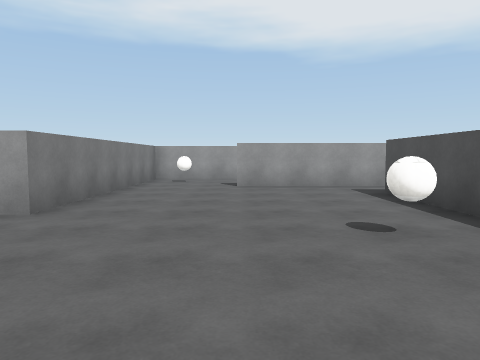
[1] (above)

20 first-person views from a walk through a 3-D level made in the Unity game engine. The camera is 1.4 m above the floor, tilts 4° down and sees 70° across. The floor is counted in squares, 2 m on a side. Each view is taken from the middle of a square. On the plan, view 1 faces up. The plan holds only what a view shows up to about 11 squares ahead; the rest is blank. The player is left out. Surface patterns are stand-ins for the level's own textures.

[2]
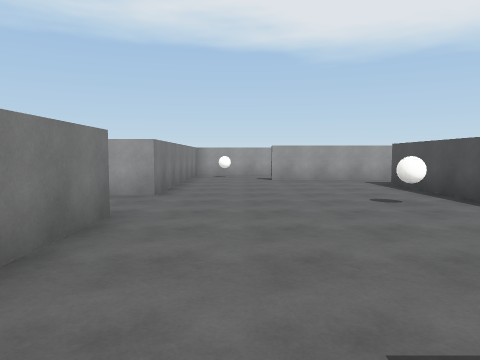

[3]
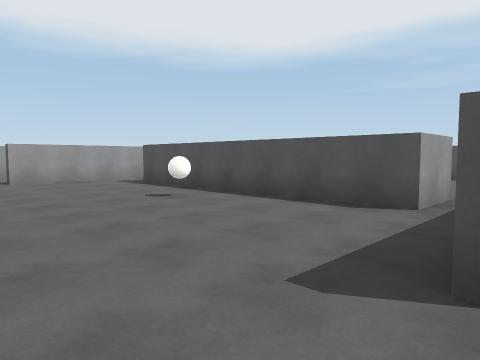

[4]
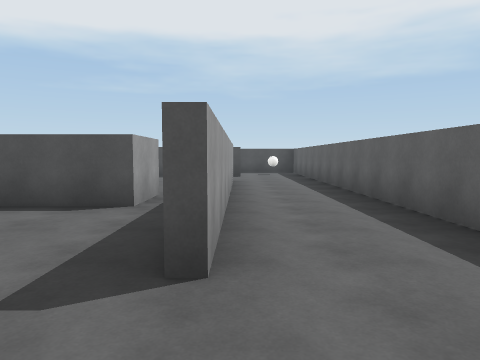

[5]
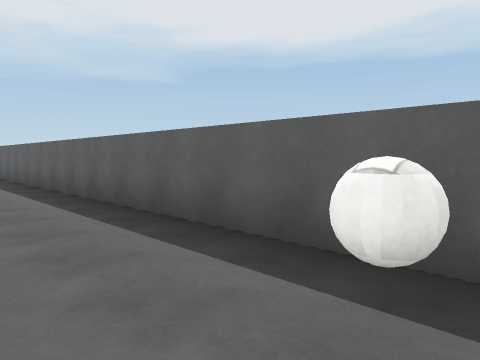

[6]
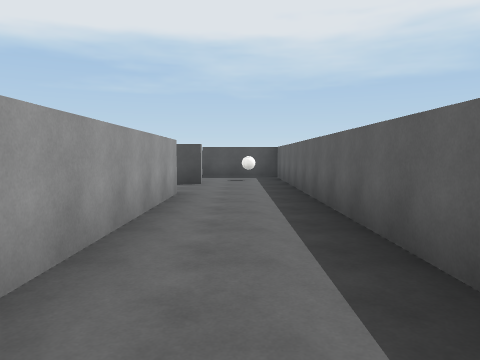

[7]
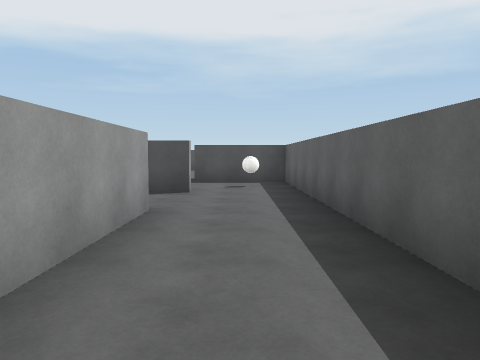

[8]
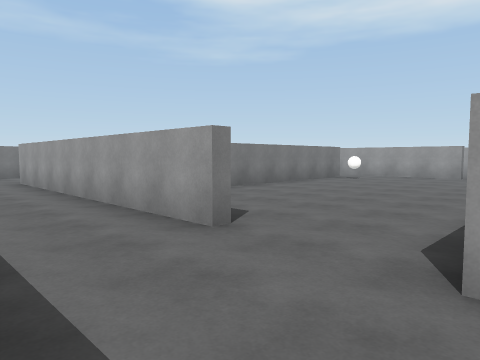

[9]
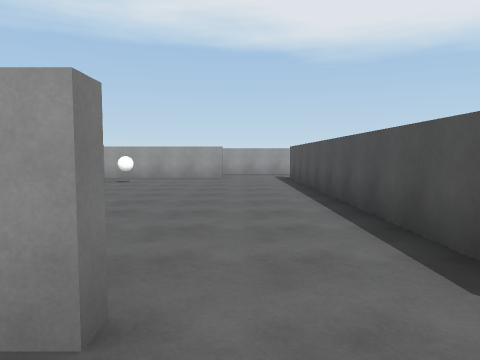

[10]
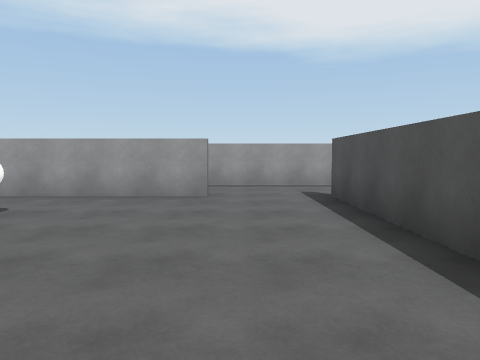

[11]
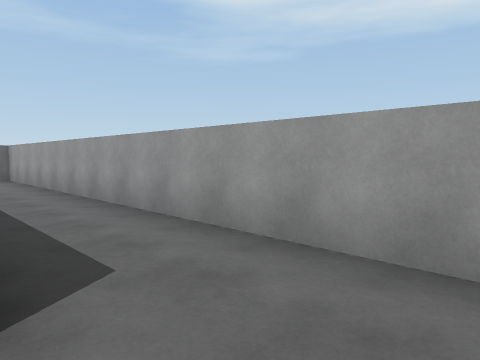

[12]
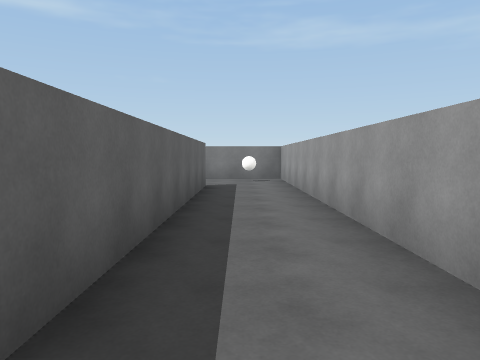

[13]
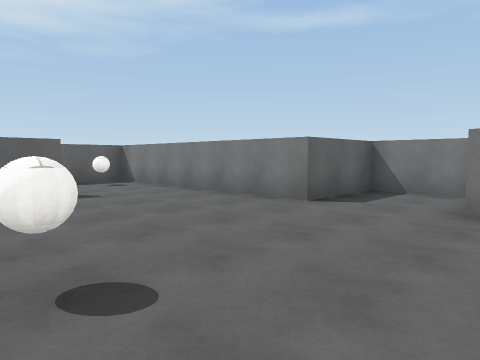

[14]
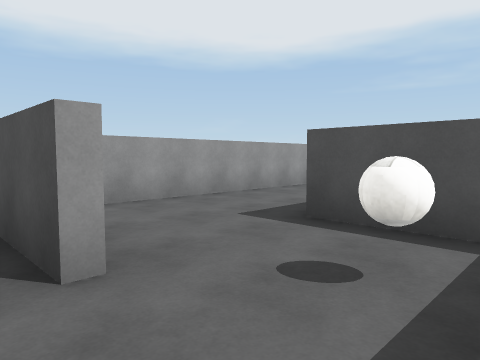

[15]
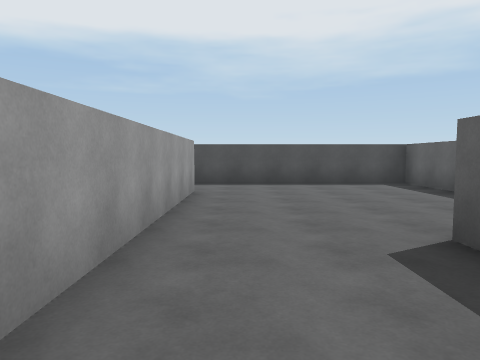

[16]
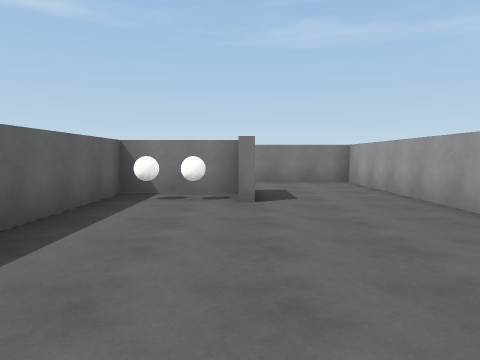

[17]
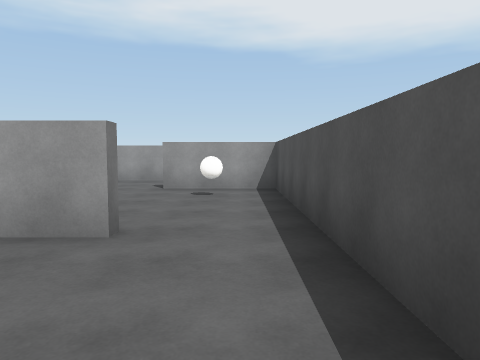

[18]
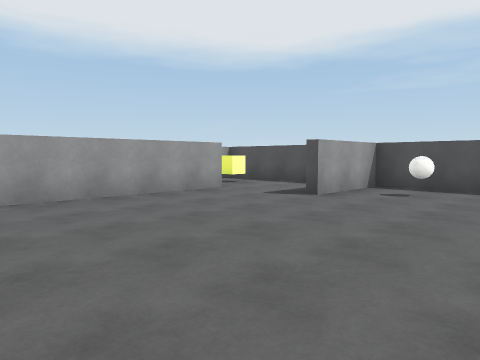

[19]
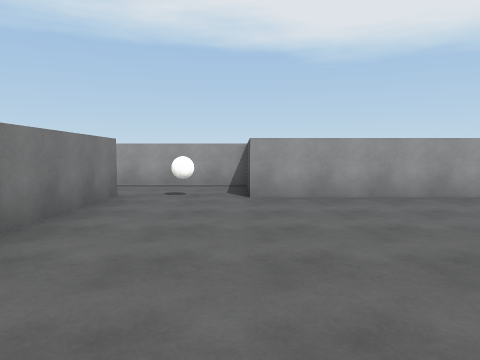

[20]
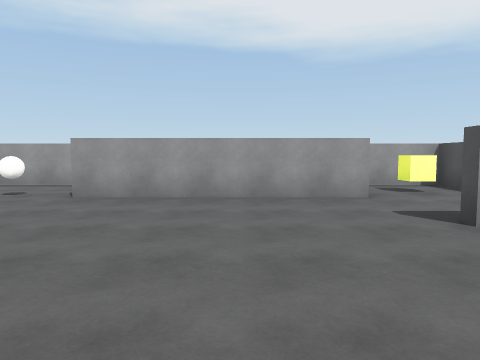

### Floor plan
Ten units are one square. View 1 is at (0, 0); x grows to the right and y downward. Boxes are objects, and circles mark ways between rooms. Rooms are numbered by the first view taken in them; rooms with no view inside come last. Other rooms are left out.
<svg viewBox="-53 -108 256 158">
<path fill="none" stroke="#000" d="M-1 16 9 16M-48 -38 -48 -20 -25 -20 -25 25M-25 -76 -25 -41 -34 -41M44 5 28 5 28 -65M46 -79 -1 -79M75 18 -1 18M-25 25 -25 42 96 42M96 42 123 42 123 18M43 -65 43 -14M75 -79 46 -79M96 21 96 -80M0 -82 70 -82M105 -103 -25 -103 -25 -76M134 -9 99 -9 99 16M176 42 198 42 198 -5M126 20 126 42 159 42M179 -9 134 -9M172 -77 121 -77M198 -5 198 -54 172 -54M99 -80 99 -50"/>
<rect x="5" y="-35" width="10" height="10" fill="#bbb"><title>other object</title></rect>
<rect x="-25" y="25" width="10" height="10" fill="#bbb"><title>other object</title></rect>
<rect x="105" y="25" width="10" height="10" fill="#bbb"><title>other object</title></rect>
<rect x="45" y="-65" width="10" height="10" fill="#bbb"><title>other object</title></rect>
<rect x="-25" y="-95" width="10" height="10" fill="#bbb"><title>other object</title></rect>
<rect x="125" y="35" width="10" height="10" fill="#bbb"><title>other object</title></rect>
<rect x="125" y="25" width="10" height="10" fill="#bbb"><title>other object</title></rect>
<rect x="175" y="-45" width="10" height="10" fill="#bbb"><title>other object</title></rect>
<circle cx="-15" cy="20" r="3" fill="#2a7"/>
<circle cx="35" cy="-70" r="3" fill="#2a7"/>
<circle cx="35" cy="10" r="3" fill="#2a7"/>
<circle cx="-15" cy="-80" r="3" fill="#2a7"/>
<circle cx="100" cy="35" r="3" fill="#2a7"/>
<circle cx="85" cy="20" r="3" fill="#2a7"/>
<circle cx="110" cy="20" r="3" fill="#2a7"/>
<circle cx="85" cy="-80" r="3" fill="#2a7"/>
<circle cx="125" cy="5" r="3" fill="#2a7"/>
<circle cx="185" cy="-10" r="3" fill="#2a7"/>
<text x="0" y="-30">1</text>
<text x="30" y="30">2</text>
<text x="100" y="30">3</text>
<text x="70" y="-30">4</text>
<text x="40" y="-90">5</text>
<text x="120" y="10">6</text>
<text x="160" y="20">7</text>
<text x="150" y="-40">8</text>
</svg>
Room 1 opens to room 2. Room 1 opens to room 4. Room 1 opens to room 5. Room 2 opens to room 3. Room 2 opens to room 4. Room 3 opens to room 6. Room 4 opens to room 5. Room 6 opens to room 7. Room 7 opens to room 8.

Where each view was taken, in squares from view 1:
view 1: 0 up, 0 right, facing up
view 2: 2 down, 1 left, facing up
view 3: 2 down, 2 left, facing up-right
view 4: 2 down, 2 left, facing right
view 5: 2 down, 2 left, facing down-right
view 6: 3 down, 1 right, facing right
view 7: 3 down, 3 right, facing right
view 8: 4 down, 10 right, facing up-left
view 9: 3 down, 8 right, facing up
view 10: 2 up, 8 right, facing up
view 11: 8 up, 9 right, facing up-left
view 12: 9 up, 8 right, facing left
view 13: 5 up, 2 right, facing down-left
view 14: 4 down, 9 right, facing up-right
view 15: 0 up, 11 right, facing right
view 16: 2 down, 19 right, facing left
view 17: 2 down, 19 right, facing up
view 18: 2 up, 12 right, facing up-right
view 19: 2 up, 12 right, facing up
view 20: 2 up, 15 right, facing up
